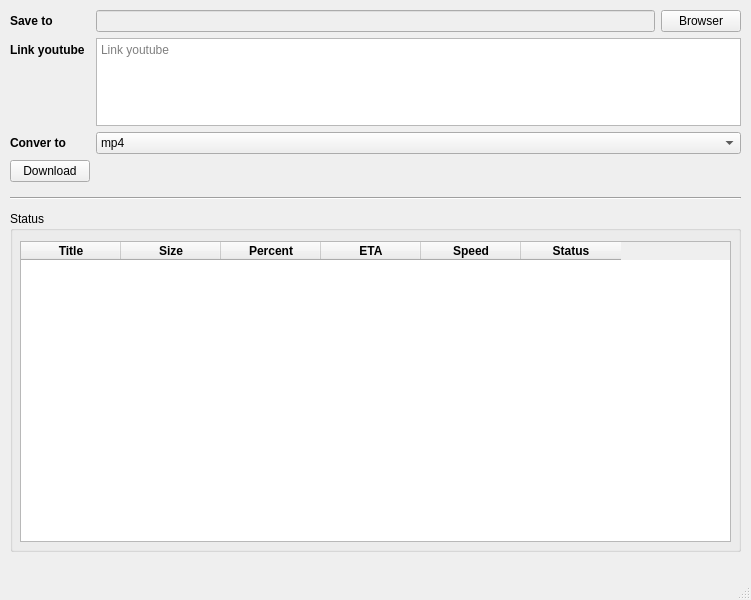
<?xml version="1.0" encoding="UTF-8"?>
<ui version="4.0">
 <class>MainWindow</class>
 <widget class="QMainWindow" name="MainWindow">
  <property name="geometry">
   <rect>
    <x>0</x>
    <y>0</y>
    <width>751</width>
    <height>600</height>
   </rect>
  </property>
  <property name="windowTitle">
   <string>YoutubeDownload</string>
  </property>
  <property name="autoFillBackground">
   <bool>true</bool>
  </property>
  <widget class="QWidget" name="centralwidget">
   <widget class="QWidget" name="gridLayoutWidget_2">
    <property name="geometry">
     <rect>
      <x>10</x>
      <y>211</y>
      <width>731</width>
      <height>341</height>
     </rect>
    </property>
    <layout class="QGridLayout" name="gridLayout_5">
     <item row="0" column="2">
      <widget class="QGroupBox" name="groupBox">
       <property name="font">
        <font>
         <weight>50</weight>
         <bold>false</bold>
        </font>
       </property>
       <property name="title">
        <string>Status</string>
       </property>
       <widget class="QTableWidget" name="tableWidget">
        <property name="geometry">
         <rect>
          <x>10</x>
          <y>30</y>
          <width>711</width>
          <height>301</height>
         </rect>
        </property>
        <property name="showGrid">
         <bool>false</bool>
        </property>
        <column>
         <property name="text">
          <string>Title</string>
         </property>
         <property name="font">
          <font>
           <weight>75</weight>
           <bold>true</bold>
          </font>
         </property>
         <property name="foreground">
          <brush brushstyle="SolidPattern">
           <color alpha="255">
            <red>0</red>
            <green>0</green>
            <blue>0</blue>
           </color>
          </brush>
         </property>
        </column>
        <column>
         <property name="text">
          <string>Size</string>
         </property>
         <property name="font">
          <font>
           <weight>75</weight>
           <bold>true</bold>
          </font>
         </property>
        </column>
        <column>
         <property name="text">
          <string>Percent</string>
         </property>
         <property name="font">
          <font>
           <weight>75</weight>
           <bold>true</bold>
          </font>
         </property>
        </column>
        <column>
         <property name="text">
          <string>ETA</string>
         </property>
         <property name="font">
          <font>
           <weight>75</weight>
           <bold>true</bold>
          </font>
         </property>
        </column>
        <column>
         <property name="text">
          <string>Speed</string>
         </property>
         <property name="font">
          <font>
           <weight>75</weight>
           <bold>true</bold>
          </font>
         </property>
        </column>
        <column>
         <property name="text">
          <string>Status</string>
         </property>
         <property name="font">
          <font>
           <weight>75</weight>
           <bold>true</bold>
          </font>
         </property>
        </column>
       </widget>
      </widget>
     </item>
    </layout>
   </widget>
   <widget class="QWidget" name="gridLayoutWidget_3">
    <property name="geometry">
     <rect>
      <x>10</x>
      <y>10</y>
      <width>731</width>
      <height>172</height>
     </rect>
    </property>
    <layout class="QGridLayout" name="gridLayout">
     <item row="0" column="0">
      <layout class="QFormLayout" name="formLayout">
       <item row="0" column="0">
        <widget class="QLabel" name="label_4">
         <property name="font">
          <font>
           <weight>75</weight>
           <bold>true</bold>
          </font>
         </property>
         <property name="text">
          <string>Save to</string>
         </property>
        </widget>
       </item>
       <item row="0" column="1">
        <layout class="QGridLayout" name="gridLayout_2">
         <item row="0" column="0">
          <widget class="QLineEdit" name="txtDir">
           <property name="enabled">
            <bool>false</bool>
           </property>
          </widget>
         </item>
         <item row="0" column="1">
          <widget class="QPushButton" name="btnFile">
           <property name="text">
            <string>Browser</string>
           </property>
          </widget>
         </item>
        </layout>
       </item>
       <item row="1" column="0">
        <widget class="QLabel" name="label_3">
         <property name="font">
          <font>
           <weight>75</weight>
           <bold>true</bold>
          </font>
         </property>
         <property name="text">
          <string>Link youtube</string>
         </property>
        </widget>
       </item>
       <item row="1" column="1">
        <widget class="QTextEdit" name="txtUrl">
         <property name="baseSize">
          <size>
           <width>0</width>
           <height>25</height>
          </size>
         </property>
         <property name="styleSheet">
          <string notr="true">height: 25px</string>
         </property>
         <property name="verticalScrollBarPolicy">
          <enum>Qt::ScrollBarAlwaysOff</enum>
         </property>
         <property name="html">
          <string notr="true">&lt;!DOCTYPE HTML PUBLIC &quot;-//W3C//DTD HTML 4.0//EN&quot; &quot;http://www.w3.org/TR/REC-html40/strict.dtd&quot;&gt;
&lt;html&gt;&lt;head&gt;&lt;meta name=&quot;qrichtext&quot; content=&quot;1&quot; /&gt;&lt;style type=&quot;text/css&quot;&gt;
p, li { white-space: pre-wrap; }
&lt;/style&gt;&lt;/head&gt;&lt;body style=&quot; font-family:'Sans Serif'; font-size:9pt; font-weight:400; font-style:normal;&quot;&gt;
&lt;p style=&quot;-qt-paragraph-type:empty; margin-top:0px; margin-bottom:0px; margin-left:0px; margin-right:0px; -qt-block-indent:0; text-indent:0px;&quot;&gt;&lt;br /&gt;&lt;/p&gt;&lt;/body&gt;&lt;/html&gt;</string>
         </property>
         <property name="placeholderText">
          <string>Link youtube</string>
         </property>
        </widget>
       </item>
       <item row="3" column="0">
        <widget class="QPushButton" name="btnDownload">
         <property name="text">
          <string>Download</string>
         </property>
         <property name="checkable">
          <bool>true</bool>
         </property>
         <property name="checked">
          <bool>false</bool>
         </property>
        </widget>
       </item>
       <item row="2" column="1">
        <layout class="QGridLayout" name="gridLayout_3">
         <item row="0" column="0">
          <widget class="QComboBox" name="formatVideo">
           <item>
            <property name="text">
             <string>mp4</string>
            </property>
           </item>
           <item>
            <property name="text">
             <string>mp3</string>
            </property>
           </item>
           <item>
            <property name="text">
             <string>flv</string>
            </property>
           </item>
           <item>
            <property name="text">
             <string>3gp</string>
            </property>
           </item>
           <item>
            <property name="text">
             <string>wav</string>
            </property>
           </item>
          </widget>
         </item>
        </layout>
       </item>
       <item row="2" column="0">
        <widget class="QLabel" name="label">
         <property name="font">
          <font>
           <weight>75</weight>
           <bold>true</bold>
          </font>
         </property>
         <property name="text">
          <string>Conver to</string>
         </property>
        </widget>
       </item>
      </layout>
     </item>
    </layout>
   </widget>
   <widget class="Line" name="line">
    <property name="geometry">
     <rect>
      <x>10</x>
      <y>190</y>
      <width>731</width>
      <height>16</height>
     </rect>
    </property>
    <property name="orientation">
     <enum>Qt::Horizontal</enum>
    </property>
   </widget>
  </widget>
  <widget class="QMenuBar" name="menubar">
   <property name="geometry">
    <rect>
     <x>0</x>
     <y>0</y>
     <width>751</width>
     <height>20</height>
    </rect>
   </property>
  </widget>
  <widget class="QStatusBar" name="statusbar"/>
 </widget>
 <resources/>
 <connections/>
 <designerdata>
  <property name="gridDeltaX">
   <number>10</number>
  </property>
  <property name="gridDeltaY">
   <number>10</number>
  </property>
  <property name="gridSnapX">
   <bool>true</bool>
  </property>
  <property name="gridSnapY">
   <bool>true</bool>
  </property>
  <property name="gridVisible">
   <bool>true</bool>
  </property>
 </designerdata>
</ui>
